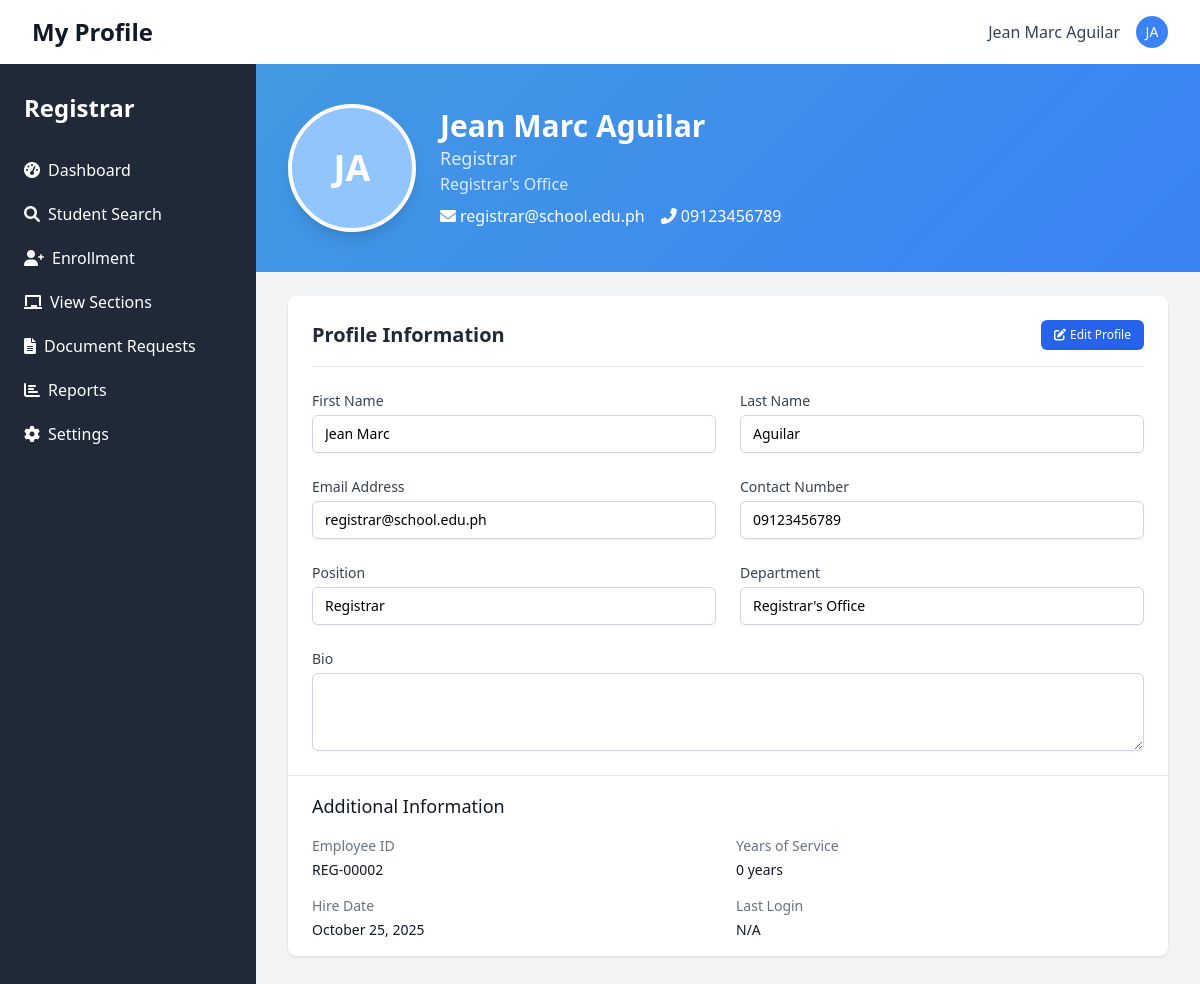
/registrar/profile.php (signed in), run on the app's committed database.
### tables this page shows
CREATE TABLE `registrars` (
  `id` int(11) NOT NULL,
  `user_id` int(11) NOT NULL,
  `registrar_id` varchar(20) NOT NULL,
  `first_name` varchar(50) NOT NULL,
  `last_name` varchar(50) NOT NULL,
  `contact_number` varchar(20) DEFAULT NULL,
  `created_at` timestamp NOT NULL DEFAULT current_timestamp(),
  `updated_at` timestamp NOT NULL DEFAULT current_timestamp() ON UPDATE current_timestamp()
);

CREATE TABLE `users` (
  `id` int(11) NOT NULL,
  `username` varchar(50) NOT NULL,
  `email` varchar(100) NOT NULL,
  `password` varchar(255) NOT NULL,
  `role` enum('admin','registrar','teacher','student') NOT NULL,
  `is_teacher` tinyint(1) DEFAULT 0,
  `is_active` tinyint(1) NOT NULL DEFAULT 1,
  `last_login` datetime DEFAULT NULL,
  `created_at` timestamp NOT NULL DEFAULT current_timestamp(),
  `updated_at` timestamp NOT NULL DEFAULT current_timestamp() ON UPDATE current_timestamp()
);

### registrar/profile.php (the view, shortened to what this page needs)
<?php
$database = new Database();
$pdo = $database->getConnection('registrar');
$registrar_id = $_SESSION['user_id'];
$registrar = [
    'user_id' => $registrar_id,
    'first_name' => 'Registrar',
    'last_name' => 'User',
    'email' => '',
    'contact_number' => '',
    'position' => 'Registrar',
    'department' => 'Registrar\'s Office',
    'hire_date' => date('Y-m-d'),
    'bio' => '',
    'profile_image' => ''
];
if (empty($registrar['email'])) {
    try {
        $stmt = $pdo->prepare("SELECT r.*, u.email FROM registrars r JOIN users u ON r.user_id = u.id WHERE r.user_id = ?");
        $stmt->execute([$registrar_id]);
        $db_registrar = $stmt->fetch(PDO::FETCH_ASSOC);
        if ($db_registrar) {
            $registrar = array_merge($registrar, $db_registrar);
        }
    } catch (PDOException $e) {
        error_log("Error fetching registrar data: " . $e->getMessage());
    }
}
$initials = '';
if (!empty($registrar['first_name']) && !empty($registrar['last_name'])) {
    $initials = strtoupper(substr($registrar['first_name'], 0, 1) . substr($registrar['last_name'], 0, 1));
} elseif (!empty($registrar['first_name'])) {
    $initials = strtoupper(substr($registrar['first_name'], 0, 2));
} elseif (!empty($_SESSION['username'])) {
    $initials = strtoupper(substr($_SESSION['username'], 0, 2));
} else {
    $initials = 'RU';
}
$years_of_service = 0;
if (!empty($registrar['hire_date'])) {
    $hire_date = new DateTime($registrar['hire_date']);
    $today = new DateTime();
    $interval = $today->diff($hire_date);
    $years_of_service = $interval->y;
}
?>
<!DOCTYPE html>
<html lang="en">
<head>
    <script src="https://cdn.tailwindcss.com"></script>
    <link href="https://cdnjs.cloudflare.com/ajax/libs/font-awesome/6.0.0-beta3/css/all.min.css" rel="stylesheet">
</head>
<body class="bg-gray-100">
    <header class="bg-white shadow">
        <div class="max-w-7xl mx-auto px-4 py-4 sm:px-6 lg:px-8 flex justify-between items-center">
            <h1 class="text-2xl font-bold text-gray-900">My Profile</h1>
            <div class="flex items-center space-x-4">
                <span class="text-gray-700"><?php echo htmlspecialchars($registrar['first_name'] . ' ' . $registrar['last_name']); ?></span>
                <div class="relative">
                    <button id="user-menu" class="flex items-center text-sm rounded-full focus:outline-none" aria-expanded="false">
                        <div class="h-8 w-8 rounded-full bg-blue-500 text-white flex items-center justify-center">
                            <?php echo $initials; ?>
                        </div>
                    </button>
                </div>
            </div>
        </div>
    </header>
    <div class="flex h-screen bg-gray-100">
        <div class="bg-gray-800 text-white w-64 space-y-6 py-7 px-2 absolute inset-y-0 left-0 transform -translate-x-full md:relative md:translate-x-0 transition duration-200 ease-in-out">
            <div class="flex items-center space-x-2 px-4">
                <span class="text-2xl font-extrabold">Registrar</span>
            </div>
            <nav>
                <a href="dashboard.php" class="block py-2.5 px-4 rounded transition duration-200 hover:bg-gray-700">
                    <i class="fas fa-tachometer-alt mr-2"></i>Dashboard
                </a>
                <a href="student_search.php" class="block py-2.5 px-4 rounded transition duration-200 hover:bg-gray-700">
                    <i class="fas fa-search mr-2"></i>Student Search
                </a>
                <a href="enrollment.php" class="block py-2.5 px-4 rounded transition duration-200 hover:bg-gray-700">
                    <i class="fas fa-user-plus mr-2"></i>Enrollment
                </a>
                <a href="view_sections.php" class="block py-2.5 px-4 rounded transition duration-200 hover:bg-gray-700">
                    <i class="fas fa-chalkboard mr-2"></i>View Sections
                </a>
                <a href="documents.php" class="block py-2.5 px-4 rounded transition duration-200 hover:bg-gray-700">
                    <i class="fas fa-file-alt mr-2"></i>Document Requests
                </a>
                <a href="reports.php" class="block py-2.5 px-4 rounded transition duration-200 hover:bg-gray-700">
                    <i class="fas fa-chart-bar mr-2"></i>Reports
                </a>
                <a href="settings.php" class="block py-2.5 px-4 rounded transition duration-200 hover:bg-gray-700">
                    <i class="fas fa-cog mr-2"></i>Settings
                </a>
            </nav>
        </div>
        <div class="flex-1 flex flex-col overflow-hidden">
            <main class="flex-1 overflow-x-hidden overflow-y-auto bg-gray-100">
                <div class="profile-header py-10 px-4 sm:px-6 lg:px-8 text-white">
                    <div class="max-w-7xl mx-auto">
                        <div class="flex flex-col md:flex-row items-center">
                            <div class="profile-image-upload mr-6 mb-4 md:mb-0">
                                <?php if (!empty($registrar['profile_image'])): ?>
                                    <img src="../uploads/profiles/<?php echo htmlspecialchars($registrar['profile_image']); ?>" alt="Profile" class="h-32 w-32 rounded-full border-4 border-white shadow-lg object-cover">
                                <?php else: ?>
                                    <div class="h-32 w-32 rounded-full bg-blue-300 border-4 border-white shadow-lg flex items-center justify-center text-4xl font-bold text-white">
                                        <?php echo $initials; ?>
                                    </div>
                                <?php endif; ?>
                            </div>
                            <div class="text-center md:text-left">
                                <h1 class="text-3xl font-bold"><?php echo htmlspecialchars($registrar['first_name'] . ' ' . $registrar['last_name']); ?></h1>
                                <p class="text-blue-100 text-lg"><?php echo htmlspecialchars($registrar['position']); ?></p>
                                <p class="text-blue-100"><?php echo htmlspecialchars($registrar['department']); ?></p>
                                <div class="mt-2 flex flex-wrap justify-center md:justify-start space-x-4">
                                    <span class="flex items-center">
                                        <i class="fas fa-envelope mr-1"></i> <?php echo htmlspecialchars($registrar['email']); ?>
                                    </span>
                                    <?php if (!empty($registrar['contact_number'])): ?>
                                    <span class="flex items-center">
                                        <i class="fas fa-phone-alt mr-1"></i> <?php echo htmlspecialchars($registrar['contact_number']); ?>
                                    </span>
                                    <?php endif; ?>
                                </div>
                            </div>
                        </div>
                    </div>
                </div>
                <div class="max-w-7xl mx-auto px-4 sm:px-6 lg:px-8 py-6">
                    <div class="bg-white shadow rounded-lg overflow-hidden">
                        <div class="p-6">
                            <div class="flex justify-between items-center border-b border-gray-200 pb-4 mb-6">
                                <h2 class="text-xl font-semibold text-gray-800">Profile Information</h2>
                                <button onclick="toggleEditMode()" id="edit-profile-btn" class="inline-flex items-center px-3 py-1.5 border border-transparent text-xs font-medium rounded-md text-white bg-blue-600 hover:bg-blue-700 focus:outline-none focus:ring-2 focus:ring-offset-2 focus:ring-blue-500">
                                    <i class="fas fa-edit mr-1"></i> Edit Profile
                                </button>
                            </div>
                            <form method="POST" action="" enctype="multipart/form-data" id="profile-form" class="space-y-6">
                                <div class="grid grid-cols-1 md:grid-cols-2 gap-6">
                                    <div>
                                        <label for="first_name" class="block text-sm font-medium text-gray-700">First Name</label>
                                        <input type="text" id="first_name" name="first_name" value="<?php echo htmlspecialchars($registrar['first_name']); ?>" class="mt-1 block w-full border border-gray-300 rounded-md shadow-sm py-2 px-3 focus:outline-none focus:ring-blue-500 focus:border-blue-500 sm:text-sm" readonly>
                                    </div>
                                    <div>
                                        <label for="last_name" class="block text-sm font-medium text-gray-700">Last Name</label>
                                        <input type="text" id="last_name" name="last_name" value="<?php echo htmlspecialchars($registrar['last_name']); ?>" class="mt-1 block w-full border border-gray-300 rounded-md shadow-sm py-2 px-3 focus:outline-none focus:ring-blue-500 focus:border-blue-500 sm:text-sm" readonly>
                                    </div>
                                </div>
                                <div class="grid grid-cols-1 md:grid-cols-2 gap-6">
                                    <div>
                                        <label for="email" class="block text-sm font-medium text-gray-700">Email Address</label>
                                        <input type="email" id="email" name="email" value="<?php echo htmlspecialchars($registrar['email']); ?>" class="mt-1 block w-full border border-gray-300 rounded-md shadow-sm py-2 px-3 focus:outline-none focus:ring-blue-500 focus:border-blue-500 sm:text-sm" readonly>
                                    </div>
                                    <div>
                                        <label for="contact_number" class="block text-sm font-medium text-gray-700">Contact Number</label>
                                        <input type="tel" id="contact_number" name="contact_number" value="<?php echo htmlspecialchars($registrar['contact_number'] ?? ''); ?>" class="mt-1 block w-full border border-gray-300 rounded-md shadow-sm py-2 px-3 focus:outline-none focus:ring-blue-500 focus:border-blue-500 sm:text-sm" readonly>
                                    </div>
                                </div>
                                <div class="grid grid-cols-1 md:grid-cols-2 gap-6">
                                    <div>
                                        <label for="position" class="block text-sm font-medium text-gray-700">Position</label>
                                        <input type="text" id="position" name="position" value="<?php echo htmlspecialchars($registrar['position']); ?>" class="mt-1 block w-full border border-gray-300 rounded-md shadow-sm py-2 px-3 focus:outline-none focus:ring-blue-500 focus:border-blue-500 sm:text-sm" readonly>
                                    </div>
                                    <div>
                                        <label for="department" class="block text-sm font-medium text-gray-700">Department</label>
                                        <input type="text" id="department" name="department" value="<?php echo htmlspecialchars($registrar['department']); ?>" class="mt-1 block w-full border border-gray-300 rounded-md shadow-sm py-2 px-3 focus:outline-none focus:ring-blue-500 focus:border-blue-500 sm:text-sm" readonly>
                                    </div>
                                </div>
                                <div>
                                    <label for="bio" class="block text-sm font-medium text-gray-700">Bio</label>
                                    <textarea id="bio" name="bio" rows="3" class="mt-1 block w-full border border-gray-300 rounded-md shadow-sm py-2 px-3 focus:outline-none focus:ring-blue-500 focus:border-blue-500 sm:text-sm" readonly><?php echo htmlspecialchars($registrar['bio'] ?? ''); ?></textarea>
                                </div>
                            </form>
                        </div>
                        <div class="border-t border-gray-200 px-6 py-4">
                            <h3 class="text-lg font-medium text-gray-900 mb-4">Additional Information</h3>
                            <dl class="grid grid-cols-1 gap-x-4 gap-y-4 sm:grid-cols-2">
                                <div class="sm:col-span-1">
                                    <dt class="text-sm font-medium text-gray-500">Employee ID</dt>
                                    <dd class="mt-1 text-sm text-gray-900"><?php echo 'REG-' . str_pad($registrar_id, 5, '0', STR_PAD_LEFT); ?></dd>
                                </div>
                                <div class="sm:col-span-1">
                                    <dt class="text-sm font-medium text-gray-500">Years of Service</dt>
                                    <dd class="mt-1 text-sm text-gray-900"><?php echo $years_of_service; ?> years</dd>
                                </div>
                                <div class="sm:col-span-1">
                                    <dt class="text-sm font-medium text-gray-500">Hire Date</dt>
                                    <dd class="mt-1 text-sm text-gray-900"><?php echo !empty($registrar['hire_date']) ? date('F j, Y', strtotime($registrar['hire_date'])) : 'N/A'; ?></dd>
                                </div>
                                <div class="sm:col-span-1">
                                    <dt class="text-sm font-medium text-gray-500">Last Login</dt>
                                    <dd class="mt-1 text-sm text-gray-900"><?php echo !empty($_SESSION['last_login']) ? date('F j, Y, g:i a', strtotime($_SESSION['last_login'])) : 'N/A'; ?></dd>
                                </div>
                            </dl>
                        </div>
                    </div>
                </div>
            </main>
        </div>
    </div>
</body>
</html>

### registrar/profile.php (style rules this page uses)
.profile-header { background: linear-gradient(135deg, #4299e1 0%, #3b82f6 100%); }
.profile-image-upload { position: relative; display: inline-block; }

### data on the page
registrars: first_name+last_name "Jean Marc Aguilar", initials "JA", contact_number "09123456789", first_name "Jean Marc", last_name "Aguilar"
users: email "registrar@school.edu.ph"

### other printed values
$registrar['position'] "Registrar"
$registrar['department'] "Registrar's Office"
str_pad($registrar_id, 5, '0', STR_PAD_LEFT) "00002"
$years_of_service "0"
date('F j, Y', strtotime($registrar['hire_date'])) "October 25, 2025"
